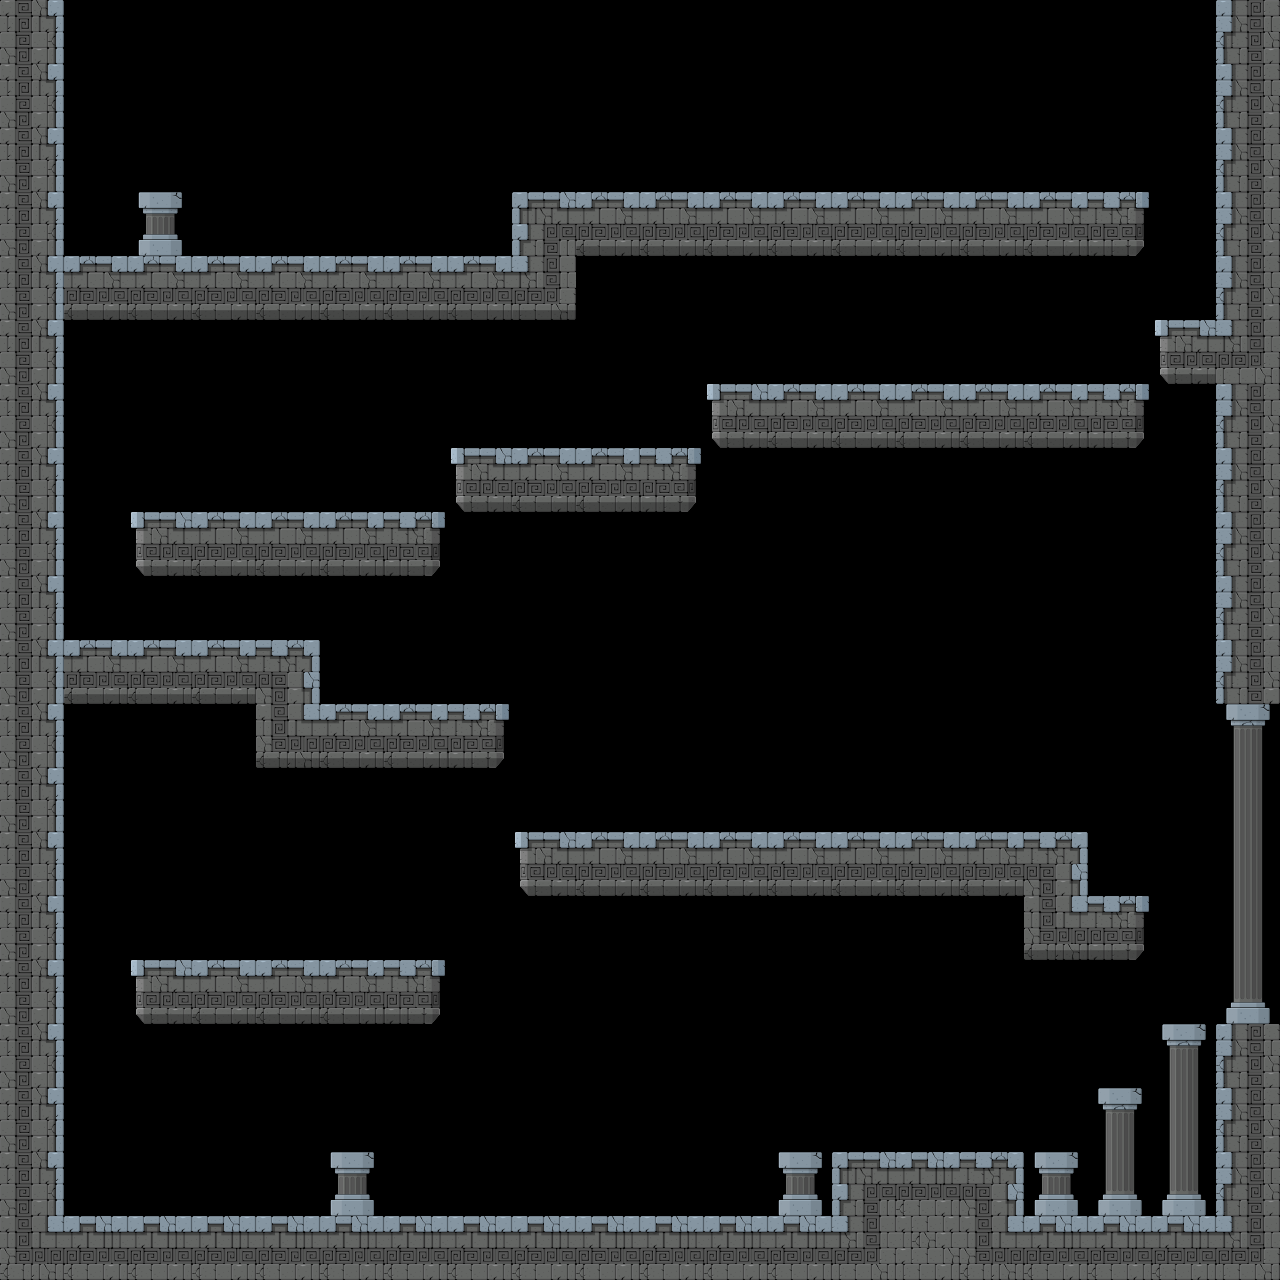

Rendered tile map (Tiled .tmx) drawn with the repository's tilesets; below, a short description and the map source with its tile grids summarised:
An orthogonal 20x20 tile map with 64x64 px tiles, 1 tile layer (Collisions) and 18 objects.

<map version="1.0" orientation="orthogonal" renderorder="right-down" width="20" height="20" tilewidth="64" tileheight="64" nextobjectid="40">
 <tileset firstgid="1" name="Tileset" tilewidth="64" tileheight="64" tilecount="72" columns="8">
  <image source="Tileset.png" width="512" height="576" />
 </tileset>
 <layer name="Collisions" width="20" height="20">
  <data>[400 cells, 129 non-empty, 17 distinct tile ids]</data>
 </layer>
 <objectgroup color="#a00000" name="enemies" opacity="0.9">
  <object id="13" x="219" y="220" />
  <object id="14" x="283" y="220" />
  <object id="15" x="372" y="219" />
  <object id="16" x="740" y="168" />
  <object id="17" x="1087" y="355" />
  <object id="18" x="636" y="410" />
  <object id="19" x="329" y="477" />
  <object id="20" x="409" y="675" />
  <object id="22" x="1007" y="1124" />
  <object id="23" x="198" y="933" />
  <object id="25" x="388" y="932" />
  <object id="33" x="814.667" y="781.333" />
  <object id="34" x="714.667" y="786.667" />
  <object id="36" x="872" y="160" />
  <object id="37" x="438.667" y="1185.33" />
  <object id="38" x="705.333" y="1185.33" />
  <object id="39" x="578.667" y="1184" />
 </objectgroup>
 <objectgroup color="#00a000" name="goal">
  <object id="29" x="95.6667" y="222.667" />
 </objectgroup>
</map>
